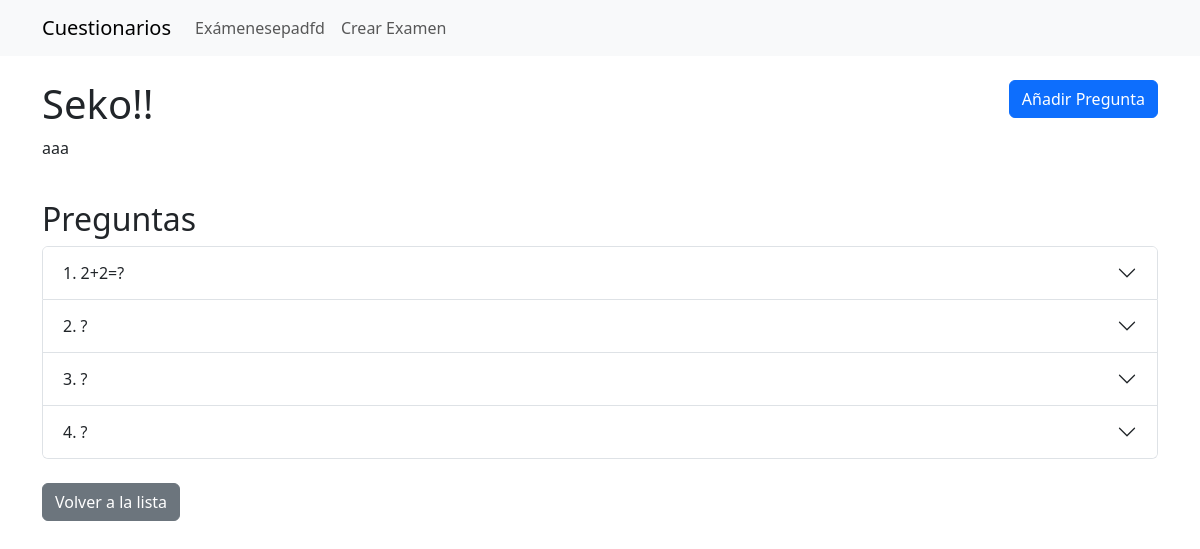
/exam/3/, run on the app's committed database.
### quiz/models.py (models this page shows, shortened)
class Exam(models.Model):
    title = models.CharField(max_length=200, verbose_name="Título")
    description = models.TextField(blank=True, verbose_name="Descripción")
    created_date = models.DateTimeField(auto_now_add=True)

class Question(models.Model):
    exam = models.ForeignKey(Exam, on_delete=models.CASCADE, related_name='questions')
    text = models.TextField(verbose_name="Texto de la pregunta")

### quiz/views.py (the view)
# urls.py: path('exam/<int:exam_id>/', views.exam_detail, name='exam_detail'),
def exam_detail(request, exam_id):
    exam = get_object_or_404(Exam, id=exam_id)
    questions = exam.questions.all().prefetch_related('choices')
    return render(request, 'quiz/exam_detail.html', {'exam': exam, 'questions': questions})

### quiz/templates/quiz/exam_detail.html (shortened to what this page needs)
{% extends "base.html" %}
{% block content %}
<div class="row mb-4">
    <div class="col-md-8">
        <h1>{{ exam.title }}</h1>
        <p>{{ exam.description }}</p>
    </div>
    <div class="col-md-4 text-end">
        <a href="{% url 'question_create' exam.id %}" class="btn btn-primary">Añadir Pregunta</a>
    </div>
</div>
<div class="mb-4">
    <h2>Preguntas</h2>
    {% if questions %}
        <div class="accordion" id="accordionQuestions">
            {% for question in questions %}
                <div class="accordion-item">
                    <h2 class="accordion-header">
                        <button class="accordion-button collapsed" type="button" data-bs-toggle="collapse" data-bs-target="#collapse{{ question.id }}">
                            {{ forloop.counter }}. {{ question.text }}
                        </button>
                    </h2>
                </div>
            {% endfor %}
        </div>
    {% else %}
        <div class="alert alert-info">
            Este examen no tiene preguntas todavía.
            <a href="{% url 'question_create' exam.id %}">Añade la primera pregunta</a>
        </div>
    {% endif %}
</div>
<div>
    <a href="{% url 'exam_list' %}" class="btn btn-secondary">Volver a la lista</a>
</div>
{% endblock %}

### data on the page
Exam: title "Seko!!", description "aaa"
Question: text "2+2=?"
Question: text "?"
Question: text "?"
Question: text "?"
